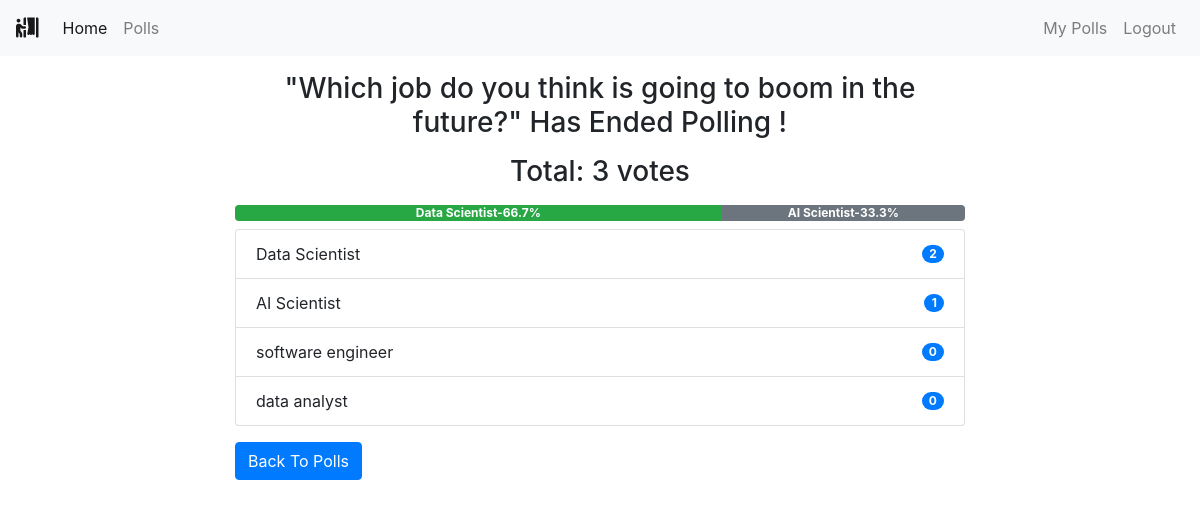
The app's page /polls/43/ (signed in) with its own data.
### polls/models.py (models this page shows, shortened)
class Poll(models.Model):
    owner = models.ForeignKey(User, on_delete=models.CASCADE)
    text = models.TextField()
    pub_date = models.DateTimeField(default=timezone.now)
    active = models.BooleanField(default=True)
    @property
    def get_vote_count(self):
        return self.vote_set.count()
    def get_result_dict(self):
        res = []
        for choice in self.choice_set.all():
            d = {}
            alert_class = ['primary', 'secondary', 'success',
                           'danger', 'dark', 'warning', 'info']
            d['alert_class'] = secrets.choice(alert_class)
            d['text'] = choice.choice_text
            d['num_votes'] = choice.get_vote_count
            if not self.get_vote_count:
                d['percentage'] = 0
            else:
                d['percentage'] = (choice.get_vote_count /
                                   self.get_vote_count)*100
            res.append(d)
        return res

class Choice(models.Model):
    poll = models.ForeignKey(Poll, on_delete=models.CASCADE)
    choice_text = models.CharField(max_length=255)
    @property
    def get_vote_count(self):
        return self.vote_set.count()

### polls/views.py (the view, shortened to what this page needs)
# urls.py: path('<int:poll_id>/', views.poll_detail, name='detail'),
def poll_detail(request, poll_id):
    poll = get_object_or_404(Poll, id=poll_id)
    if not poll.active:
        return render(request, 'polls/poll_result.html', {'poll': poll})

### polls/templates/polls/poll_result.html
{% extends 'base.html' %}
{% block content %}
<div class="container">
    {% if messages %}
    <div class="messages">
        {% for message in messages %}
        <div {% if message.tags %} class="{{ message.tags }}" {% endif %}>{{ message }}
            <button type="button" class="close" data-dismiss="alert" aria-label="Close">
                <span aria-hidden="true">&times;</span>
            </button>
        </div>
        {% endfor %}
    </div>
    {% else %}
    <div class="row">
        <div class="col-md-8 offset-sm-2">
            {% if poll.active %}
            <h3 class="mt-3 mb-3 text-center">Result for: {{ poll.text }}</h3>
            {% else %}
            <h3 class="mt-3 mb-3 text-center">"{{ poll.text }}" Has Ended Polling !</h3>
            {% endif %}
            <h3 class="mb-2 text-center">Total: {{ poll.get_vote_count }} votes</h3>
            <div class="progress mt-3 mb-2">
                {% for choice in poll.get_result_dict %}
                <div class="progress-bar bg-{{ choice.alert_class }}" role="progressbar" style="width: {{ choice.percentage }}%;"
                    aria-valuenow="30" aria-valuemin="0" aria-valuemax="100"><b>
                        {{choice.text|truncatewords:2}}-{{choice.percentage|floatformat}}%</b>
                </div>
                {% endfor %}
            </div>
            <ul class="list-group">
                {% for choice in poll.choice_set.all %}
                <li class="list-group-item d-flex justify-content-between align-items-center">
                    {{ choice.choice_text }}
                    <span class="badge badge-primary badge-pill">{{ choice.get_vote_count }}</span>
                </li>
                {% endfor %}
            </ul>
            {% endif %}
            <a class="btn btn-primary mt-3" href="{% url 'polls:list' %}" role="button">Back To Polls</a>
        </div>
    </div>
</div>
{% endblock content %}

### records on screen
Poll: text "Which job do you think is going to boom in the future?", get_vote_count "3"
Choice: text "Data Scientist", choice_text "Data Scientist", get_vote_count "2"
Choice: text "AI Scientist", choice_text "AI Scientist", get_vote_count "1"
Choice: choice_text "software engineer", get_vote_count "0"
Choice: choice_text "data analyst", get_vote_count "0"

### other values on screen
{{ choice.percentage|floatformat }} "66.7" "33.3"
